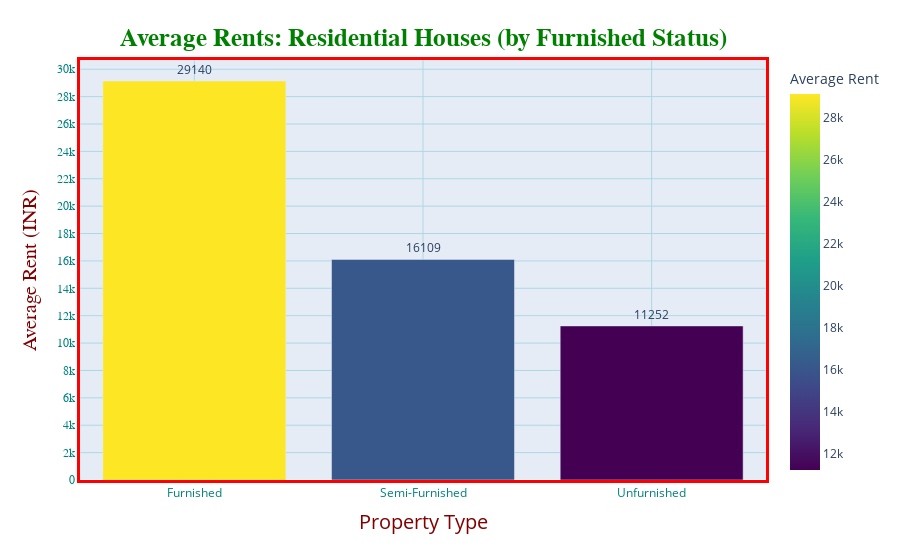

Source (notebook cell):
### Code cell
fur_grp = df1.groupby('furnish_status')
fur_rents = fur_grp['price'].mean()
fur_rents = dict(fur_rents)
list1 = fur_rents.keys()
list2 = fur_rents.values()
furrents_df = pd.DataFrame(list(zip(list1,list2)), columns=['furnish_type','mean_rent'])
furrents_df['mean_rent'] = furrents_df['mean_rent'].astype(int)

fig = px.bar(furrents_df,x='furnish_type', y='mean_rent', text='mean_rent',
            labels={'mean_rent':'Average Rent'}, color='mean_rent', color_continuous_scale = 'viridis') 

fig.update_traces(textposition='outside')
fig.update_layout(title_text="<b>Average Rents: Residential Houses (by Furnished Status)</b>",
                 title_font_size=25,
                 title_font_color='green',
                 title_font_family='Titillium Web',
                 title_x=0.47,
                 title_y=0.95,
                 title_xanchor='center',
                 title_yanchor='top',
                 yaxis={'categoryorder':'total ascending'}
                 )

fig.update_xaxes(
        color='teal',
        title_text='Property Type',
        title_font_family='Open Sans',
        title_font_size=20,
        title_font_color='maroon',
        title_standoff = 15,
        gridcolor='lightblue',
        tickmode='auto',
        linecolor='red',
        linewidth=3,
        mirror=True)

fig.update_yaxes(
        color='Teal',
        title_text='Average Rent (INR)',
        title_font_family='Droid Sans',
        title_font_size=20,
        title_font_color='maroon',
        title_standoff = 15,
        tickfont_family='Arial',
        nticks = 20,
        gridcolor='lightblue',
        linecolor='red',
        linewidth=3,
        mirror = True)

### Figure 1 — Plotly figure (JSON) as saved in the notebook; plotly's stock layout.template omitted (floating-point values rounded to 4 significant figures)
{"data": [{"alignmentgroup": "True", "hovertemplate": "furnish_type=%{x}<br>Average Rent=%{marker.color}<extra></extra>", "legendgroup": "", "marker": {"color": [29140, 16109, 11252], "coloraxis": "coloraxis", "pattern": {"shape": ""}}, "name": "", "offsetgroup": "", "orientation": "v", "showlegend": false, "text": ["29140", "16109", "11252"], "textposition": "outside", "type": "bar", "x": ["Furnished", "Semi-Furnished", "Unfurnished"], "xaxis": "x", "y": [29140, 16109, 11252], "yaxis": "y"}], "layout": {"barmode": "relative", "coloraxis": {"colorbar": {"title": {"text": "Average Rent"}}, "colorscale": [[0, "#440154"], [0.1111, "#482878"], [0.2222, "#3e4989"], [0.3333, "#31688e"], [0.4444, "#26828e"], [0.5556, "#1f9e89"], [0.6667, "#35b779"], [0.7778, "#6ece58"], [0.8889, "#b5de2b"], [1, "#fde725"]]}, "legend": {"tracegroupgap": 0}, "margin": {"t": 60}, "title": {"font": {"color": "green", "family": "Titillium Web", "size": 25}, "text": "<b>Average Rents: Residential Houses (by Furnished Status)</b>", "x": 0.47, "xanchor": "center", "y": 0.95, "yanchor": "top"}, "xaxis": {"anchor": "y", "color": "teal", "domain": [0, 1], "gridcolor": "lightblue", "linecolor": "red", "linewidth": 3, "mirror": true, "tickmode": "auto", "title": {"font": {"color": "maroon", "family": "Open Sans", "size": 20}, "standoff": 15, "text": "Property Type"}}, "yaxis": {"anchor": "x", "categoryorder": "total ascending", "color": "Teal", "domain": [0, 1], "gridcolor": "lightblue", "linecolor": "red", "linewidth": 3, "mirror": true, "nticks": 20, "tickfont": {"family": "Arial"}, "title": {"font": {"color": "maroon", "family": "Droid Sans", "size": 20}, "standoff": 15, "text": "Average Rent (INR)"}}}}
